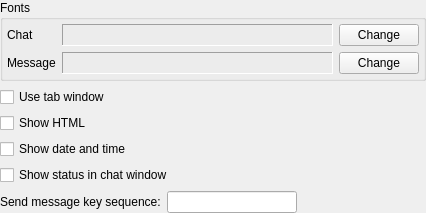
<ui version="4.0" >
 <class>MessengerOptionsClass</class>
 <widget class="QWidget" name="MessengerOptionsClass" >
  <property name="geometry" >
   <rect>
    <x>0</x>
    <y>0</y>
    <width>426</width>
    <height>208</height>
   </rect>
  </property>
  <property name="windowTitle" >
   <string>MessengerOptions</string>
  </property>
  <layout class="QVBoxLayout" name="verticalLayout" >
   <property name="margin" >
    <number>0</number>
   </property>
   <item>
    <widget class="QGroupBox" name="grbFonts" >
     <property name="title" >
      <string>Fonts</string>
     </property>
     <layout class="QGridLayout" >
      <property name="margin" >
       <number>4</number>
      </property>
      <item row="0" column="0" >
       <widget class="QLabel" name="lblChatLabel" >
        <property name="text" >
         <string>Chat</string>
        </property>
       </widget>
      </item>
      <item row="0" column="2" >
       <widget class="QLabel" name="lblChatFont" >
        <property name="sizePolicy" >
         <sizepolicy vsizetype="Preferred" hsizetype="Expanding" >
          <horstretch>0</horstretch>
          <verstretch>0</verstretch>
         </sizepolicy>
        </property>
        <property name="frameShape" >
         <enum>QFrame::Panel</enum>
        </property>
        <property name="frameShadow" >
         <enum>QFrame::Sunken</enum>
        </property>
        <property name="text" >
         <string/>
        </property>
       </widget>
      </item>
      <item row="0" column="3" >
       <widget class="QPushButton" name="pbtChatFont" >
        <property name="text" >
         <string>Change</string>
        </property>
       </widget>
      </item>
      <item row="1" column="0" colspan="2" >
       <widget class="QLabel" name="lblMessageLabel" >
        <property name="text" >
         <string>Message</string>
        </property>
       </widget>
      </item>
      <item row="1" column="2" >
       <widget class="QLabel" name="lblMessageFont" >
        <property name="sizePolicy" >
         <sizepolicy vsizetype="Preferred" hsizetype="Expanding" >
          <horstretch>0</horstretch>
          <verstretch>0</verstretch>
         </sizepolicy>
        </property>
        <property name="frameShape" >
         <enum>QFrame::Panel</enum>
        </property>
        <property name="frameShadow" >
         <enum>QFrame::Sunken</enum>
        </property>
        <property name="text" >
         <string/>
        </property>
       </widget>
      </item>
      <item row="1" column="3" >
       <widget class="QPushButton" name="pbtMessageFont" >
        <property name="text" >
         <string>Change</string>
        </property>
       </widget>
      </item>
     </layout>
    </widget>
   </item>
   <item>
    <widget class="QCheckBox" name="chbUseTabWindow" >
     <property name="text" >
      <string>Use tab window</string>
     </property>
    </widget>
   </item>
   <item>
    <widget class="QCheckBox" name="chbViewShowHtml" >
     <property name="text" >
      <string>Show HTML</string>
     </property>
    </widget>
   </item>
   <item>
    <widget class="QCheckBox" name="chbViewShowDateTime" >
     <property name="text" >
      <string>Show date and time</string>
     </property>
    </widget>
   </item>
   <item>
    <widget class="QCheckBox" name="chbChatShowStatus" >
     <property name="text" >
      <string>Show status in chat window</string>
     </property>
    </widget>
   </item>
   <item>
    <layout class="QHBoxLayout" name="horizontalLayout" >
     <item>
      <widget class="QLabel" name="lblSendKey" >
       <property name="text" >
        <string>Send message key sequence:</string>
       </property>
      </widget>
     </item>
     <item>
      <widget class="QLineEdit" name="lneSendKey" />
     </item>
     <item>
      <spacer name="horizontalSpacer" >
       <property name="orientation" >
        <enum>Qt::Horizontal</enum>
       </property>
       <property name="sizeHint" stdset="0" >
        <size>
         <width>40</width>
         <height>20</height>
        </size>
       </property>
      </spacer>
     </item>
    </layout>
   </item>
  </layout>
 </widget>
 <layoutdefault spacing="6" margin="11" />
 <resources/>
 <connections/>
</ui>
